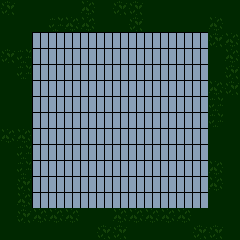

This game map was drawn from its Tiled (.tmx) file and the tilesets committed beside it. A one-line description and the full map source follow:
An orthogonal 15x15 tile map with 16x16 px tiles, 4 tile layers (floor, wall, roof, units).

<map version="1.10" tiledversion="2025.05.05" orientation="orthogonal" renderorder="right-down" width="15" height="15" tilewidth="16" tileheight="16" infinite="0" nextlayerid="6" nextobjectid="1">
 <tileset firstgid="1" source="../../tiles/battle/farm.tsx" />
 <layer id="1" name="floor" width="15" height="15">
  <data encoding="csv">
16,4,4,4,4,17,4,16,16,4,4,4,4,4,4,
4,4,4,18,17,17,4,4,16,4,4,4,4,17,4,
4,4,18,18,4,4,4,4,4,4,4,4,4,16,17,
16,18,18,15,15,15,4,4,4,15,15,15,4,4,17,
4,18,16,15,15,15,15,15,15,15,15,15,17,4,16,
4,4,16,15,15,15,15,15,15,15,15,15,4,17,16,
4,4,4,4,15,15,15,15,15,15,15,16,18,18,4,
4,4,4,4,15,15,15,15,15,15,15,4,4,18,4,
17,17,4,4,15,15,15,15,15,15,15,4,4,4,4,
4,18,4,15,15,15,15,15,15,15,15,15,4,4,4,
4,18,18,15,15,15,15,15,15,15,15,15,18,17,4,
4,16,4,15,15,15,18,4,4,15,15,15,18,17,4,
4,17,4,4,4,4,4,4,18,18,18,18,4,4,4,
4,16,17,17,17,4,4,17,17,17,17,17,4,4,4,
4,4,4,4,4,4,16,16,4,4,4,4,16,16,4
</data>
 </layer>
 <layer id="3" name="wall" width="15" height="15">
  <data encoding="csv">
0,0,0,0,0,0,0,0,0,0,0,0,0,0,0,
0,0,0,0,0,0,0,0,0,0,0,0,0,0,0,
0,0,65,65,65,62,62,0,62,62,65,65,65,0,0,
0,0,65,0,0,0,0,0,0,0,0,0,65,0,0,
0,0,65,0,46,46,0,0,0,0,0,0,65,0,0,
0,0,62,0,46,46,0,46,46,46,0,0,62,0,0,
0,0,62,0,0,0,0,0,46,46,0,0,62,0,0,
0,0,0,0,0,0,0,0,0,0,0,0,0,0,0,
0,0,62,0,0,0,0,0,0,0,0,0,62,0,0,
0,0,62,0,0,46,46,46,46,0,46,0,62,0,0,
0,0,65,0,0,46,46,46,0,0,46,0,65,0,0,
0,0,65,0,0,0,0,0,0,0,0,0,65,0,0,
0,0,65,65,65,62,62,0,62,62,65,65,65,0,0,
0,0,0,0,0,0,0,0,0,0,0,0,0,0,0,
0,0,0,0,0,0,0,0,0,0,0,0,0,0,0
</data>
 </layer>
 <layer id="5" name="roof" width="15" height="15">
  <data encoding="csv">
0,0,0,0,0,0,0,0,0,0,0,0,0,0,0,
0,0,0,0,0,0,0,0,0,0,0,0,0,0,0,
0,0,23,23,23,23,23,23,23,23,23,23,23,0,0,
0,0,23,23,23,23,23,23,23,23,23,23,23,0,0,
0,0,23,23,23,23,23,23,23,23,23,23,23,0,0,
0,0,23,23,23,23,23,23,23,23,23,23,23,0,0,
0,0,23,23,23,23,23,23,23,23,23,23,23,0,0,
0,0,23,23,23,23,23,23,23,23,23,23,23,0,0,
0,0,23,23,23,23,23,23,23,23,23,23,23,0,0,
0,0,23,23,23,23,23,23,23,23,23,23,23,0,0,
0,0,23,23,23,23,23,23,23,23,23,23,23,0,0,
0,0,23,23,23,23,23,23,23,23,23,23,23,0,0,
0,0,23,23,23,23,23,23,23,23,23,23,23,0,0,
0,0,0,0,0,0,0,0,0,0,0,0,0,0,0,
0,0,0,0,0,0,0,0,0,0,0,0,0,0,0
</data>
 </layer>
 <layer id="4" name="units" width="15" height="15">
  <data encoding="csv">
0,0,0,0,0,0,0,0,0,0,0,0,0,0,0,
0,0,0,0,0,0,0,0,0,0,0,0,0,0,0,
0,0,0,0,0,0,0,0,0,0,0,0,0,0,0,
0,0,0,0,0,0,0,0,0,0,0,0,0,0,0,
0,0,0,0,0,0,0,0,0,0,0,0,0,0,0,
0,0,0,0,0,0,0,0,0,0,0,0,0,0,0,
0,0,0,0,0,0,0,0,0,0,0,0,0,0,0,
0,0,0,0,0,0,0,0,0,0,0,0,0,0,0,
0,0,0,0,0,0,0,0,0,0,0,0,0,0,0,
0,0,0,0,0,0,0,0,0,0,0,0,0,0,0,
0,0,0,0,0,0,0,0,0,0,0,0,0,0,0,
0,0,0,0,0,0,0,0,0,0,0,0,0,0,0,
0,0,0,0,0,0,0,0,0,0,0,0,0,0,0,
0,0,0,0,0,0,0,0,0,0,0,0,0,0,0,
0,0,0,0,0,0,0,0,0,0,0,0,0,0,0
</data>
 </layer>
</map>
